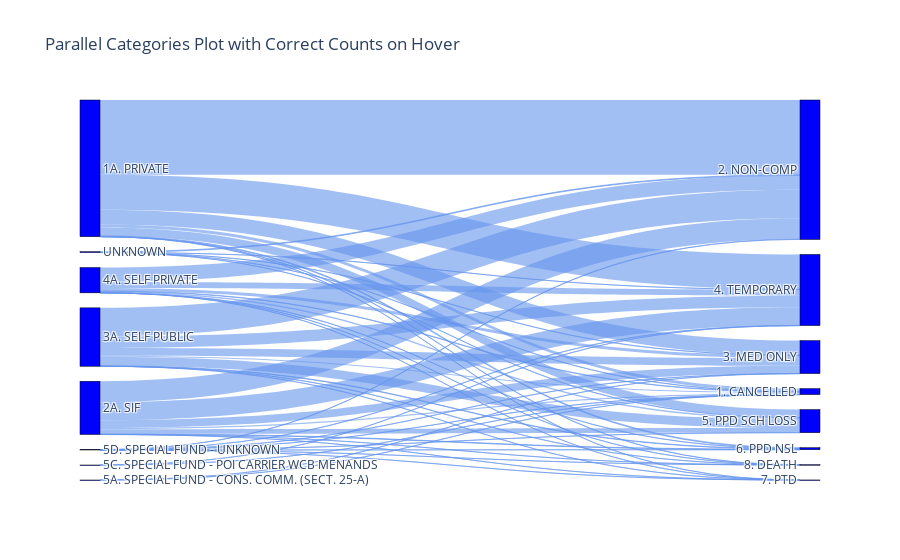

Write notebook code for a chart like this one.
### Markdown cell above
This countplot shows us the number of calims by Claim Injury Type and Carrier Type. We verify that most claims that were classified as Non-compensated had a Private Carrier; in fact, throughout almost every Claim Injury Type, most claims had a Private carrier, i.e. most employers contract a Private Insurer.

### Code cell
import plotly.express as px 

flows = df.groupby(['Claim Injury Type', 'Carrier Type']).size().reset_index(name='Count')

labels = list(set(flows['Claim Injury Type']).union(set(flows['Carrier Type'])))
label_to_index = {label: i for i, label in enumerate(labels)}

# Map Claim Injury Type and Carrier Type to index
flows['source'] = flows['Claim Injury Type'].map(label_to_index)
flows['target'] = flows['Carrier Type'].map(label_to_index)



# Crest color palette
crest_palette = [
    "#1D3557",  # Dark Blue
    "#457B9D",  # Light Blue
    "#A8DADC",  # Pale Blue
    "#F1FAEE",  # Very Light Blue
    "#E63946",  # Red
    "#F1C40F",  # Yellow
    "#F39C12",  # Orange
    "#2ECC71",  # Green
    "#9B59B6",  # Purple
    "#34495E"   # Dark Gray
]

# Assign colors to each node based on the Claim Injury Type
node_colors = [crest_palette[label_to_index[label] % len(crest_palette)] if label in flows['Claim Injury Type'].values else "lightgray" for label in labels]

# Step 2: Create the Sankey diagram
fig = go.Figure(go.Sankey(
    node=dict(
        pad=15,
        thickness=20,
        line=dict(color="black", width=0.5),
        label=labels,
        color="blue"
    ),
    link=dict(
        source=flows['target'],  # Indices of source nodes
        target=flows['source'],  # Indices of target nodes
        value=flows['Count'],  # Link thickness based on Count
        color="rgba(100, 149, 237, 0.6)"  # Link color with transparency for visual effect
    )
))

# Step 3: Update layout for titles, etc.
fig.update_layout(title_text="Parallel Categories Plot with Correct Counts on Hover")

# Show the figure
fig.show()

### Figure 1 — Plotly figure (JSON) as saved in the notebook; plotly's stock layout.template omitted (floating-point values rounded to 4 significant figures)
{"data": [{"link": {"color": "rgba(100, 149, 237, 0.6)", "source": [1, 9, 2, 14, 15, 8, 3, 10, 1, 9, 2, 14, 3, 10, 1, 9, 2, 14, 15, 3, 10, 1, 9, 2, 14, 8, 3, 10, 1, 9, 2, 14, 3, 10, 1, 9, 2, 14, 3, 1, 9, 2, 14, 3, 1, 9, 2, 14, 3], "target": [6, 6, 6, 6, 6, 6, 6, 6, 5, 5, 5, 5, 5, 5, 13, 13, 13, 13, 13, 13, 13, 4, 4, 4, 4, 4, 4, 4, 12, 12, 12, 12, 12, 12, 7, 7, 7, 7, 7, 11, 11, 11, 11, 11, 0, 0, 0, 0, 0], "value": [6458, 2566, 2422, 794, 3, 2, 41, 188, 155930, 43592, 59560, 30007, 437, 1529, 30738, 16312, 15747, 6000, 1, 95, 12, 73213, 37642, 24441, 12769, 3, 392, 44, 17048, 9694, 18635, 2861, 41, 1, 1732, 1139, 1003, 329, 8, 41, 37, 12, 4, 3, 184, 159, 96, 24, 6]}, "node": {"color": "blue", "label": ["8. DEATH", "1A. PRIVATE", "3A. SELF PUBLIC", "5D. SPECIAL FUND - UNKNOWN", "4. TEMPORARY", "2. NON-COMP", "1. CANCELLED", "6. PPD NSL", "5C. SPECIAL FUND - POI CARRIER WCB MENANDS", "2A. SIF", "UNKNOWN", "7. PTD", "5. PPD SCH LOSS", "3. MED ONLY", "4A. SELF PRIVATE", "5A. SPECIAL FUND - CONS. COMM. (SECT. 25-A)"], "line": {"color": "black", "width": 0.5}, "pad": 15, "thickness": 20}, "type": "sankey"}], "layout": {"title": {"text": "Parallel Categories Plot with Correct Counts on Hover"}}}
